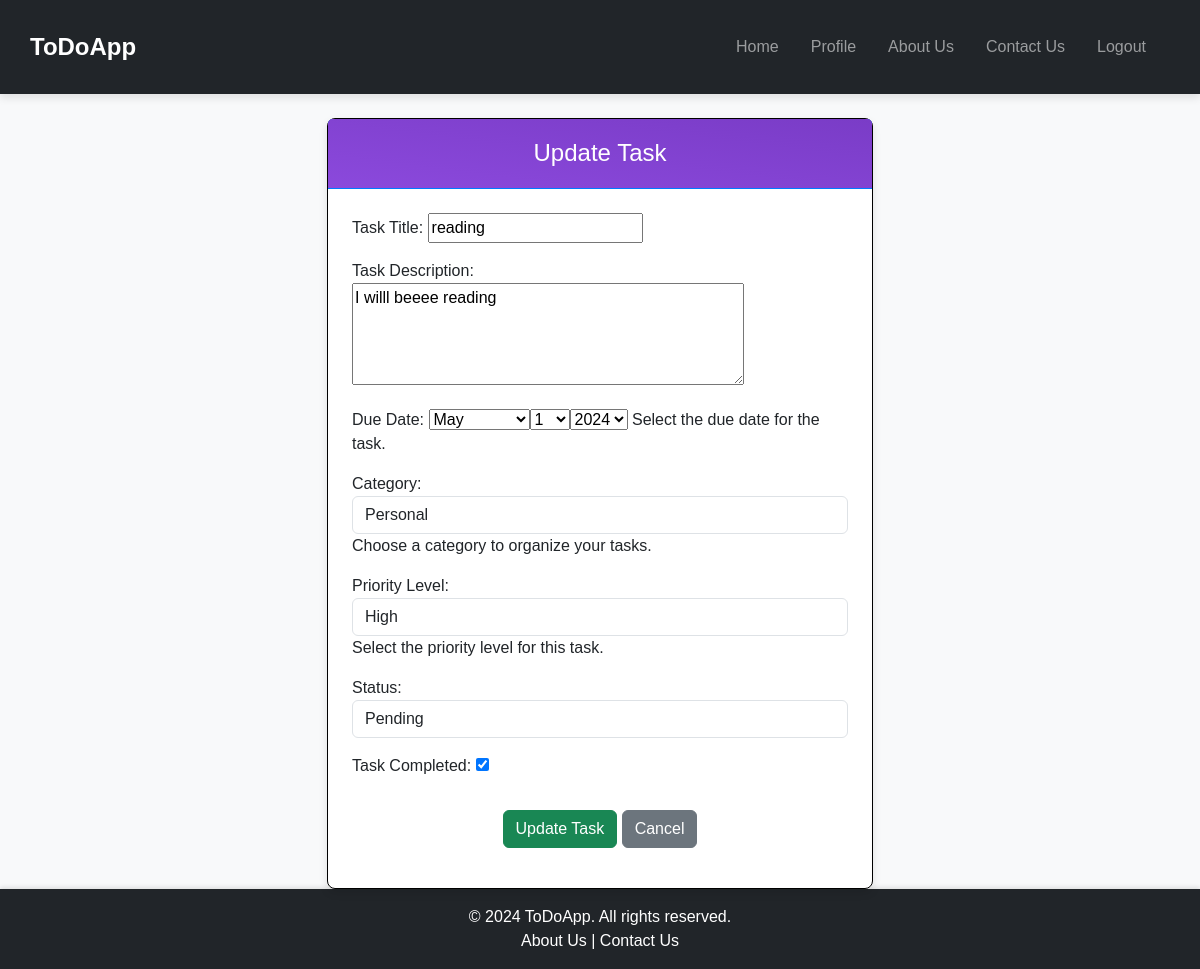
Screenshot of /task/update/7/ (signed in) with the database file from the repository.
### core/models.py (models this page shows, shortened)
class Task(models.Model):
    title = models.CharField(max_length=200, blank=False, null=True, verbose_name="Task Title")
    description = models.TextField(blank=True, null=True, verbose_name="Task Description")
    due_date = models.DateField(blank=True, null=True, verbose_name="Due Date")
    category = models.ForeignKey(Category, on_delete=models.CASCADE, verbose_name="Category")
    priority = models.ForeignKey(Priority, on_delete=models.CASCADE, verbose_name="Priority Level")
    status = models.ForeignKey(Status, on_delete=models.CASCADE, verbose_name="Status", default=1)
    is_completed = models.BooleanField(default=False, verbose_name="Completed")
    created_at = models.DateTimeField(default=timezone.now, verbose_name="Created At")
    updated_at = models.DateTimeField(auto_now=True, verbose_name="Updated At")
    user = models.ForeignKey(User, on_delete=models.CASCADE, verbose_name="Assigned User")
    todo_list = models.ForeignKey(ToDoList, on_delete=models.CASCADE, related_name="tasks")

### core/views.py (the view)
# urls.py: path('task/update/<int:pk>/', update_task, name='update_task'), # Update Task: Form for updating an existing task. The task must be associated with the logged-in user.
@login_required
def update_task(request, pk):
    current_task_to_update = get_object_or_404(Task, id=pk, user=request.user)
    the_updated_form = TaskForm(instance=current_task_to_update)
    if request.method == 'POST':
        the_updated_form = TaskForm(request.POST, instance=current_task_to_update)
        if the_updated_form.is_valid():
            the_updated_form.save()
            messages.success(request, 'Task updated successfully!')
            return redirect('view_all_tasks', pk=current_task_to_update.todo_list.pk)
    context = {
        'the_form': the_updated_form,
        'task': current_task_to_update
    }
    return render(request=request, template_name='ToDoApp/update_task.html', context=context)

### core/models.py (called while the page is built)
    def __str__(self):
        return self.name

    def __str__(self):
        return self.name

    def __str__(self):
        return self.name

### templates/ToDoApp/update_task.html (shortened to what this page needs)
{% extends 'ToDoApp/base.html' %}
{% load static %}
{% block head %}
<link rel="stylesheet" href="{% static 'css/update_task.css' %}">
{% endblock %}
{% block content %}
<div class="container mt-4">
    <div class="row justify-content-center">
        <div class="col-md-8 col-lg-6">
            <div class="card border-primary">
                <div class="card-header bg-primary text-white">
                    <h3 class="card-title text-center">Update Task</h3>
                </div>
                <div class="card-body">
                    <form method="post" class="form-group">
                        {{ the_form.as_p }}
                        <div class="form-group text-center">
                            <button type="submit" class="btn btn-success">Update Task</button>
                            <a href="{% url 'view_all_tasks' pk=task.todo_list.pk %}" class="btn btn-secondary ml-2">Cancel</a>
                        </div>
                    </form>
                </div>
            </div>
        </div>
    </div>
</div>
{% endblock %}

### static/css/style.css (style rules this page uses)
body { font-family: 'Segoe UI', Tahoma, Geneva, Verdana, sans-serif; margin: 0; display: flex; flex-direction: column; min-height: 100vh; }

### static/css/update_task.css (style rules this page uses)
body { background-color: #f8f9fa; font-family: Arial, sans-serif; }
.card { border-radius: 8px; box-shadow: 0 4px 8px rgba(0, 0, 0, 0.1); border: 1px solid #000 !important; }
.card-header { background-image: linear-gradient(to right top, #8b49dc, #7a3cc7); color: #fff; text-align: center; padding: 20px; font-size: 1.5rem; font-weight: bold; border-radius: 10px 10px 0 0; border-bottom: 1px solid #007bff; }
.card-title { margin: 0; font-size: 1.5rem; font-weight: 500; }
.card-body { padding: 1.5rem; }
.form-group { margin-bottom: 1rem; }
.form-group .btn { margin-top: 1rem; }
.btn-secondary { background-color: #6c757d; border-color: #6c757d; }

### rows the page displays
Task: title "reading", description "I willl beeee reading", category "Personal", priority "High", status "Pending", is_completed "☑"
